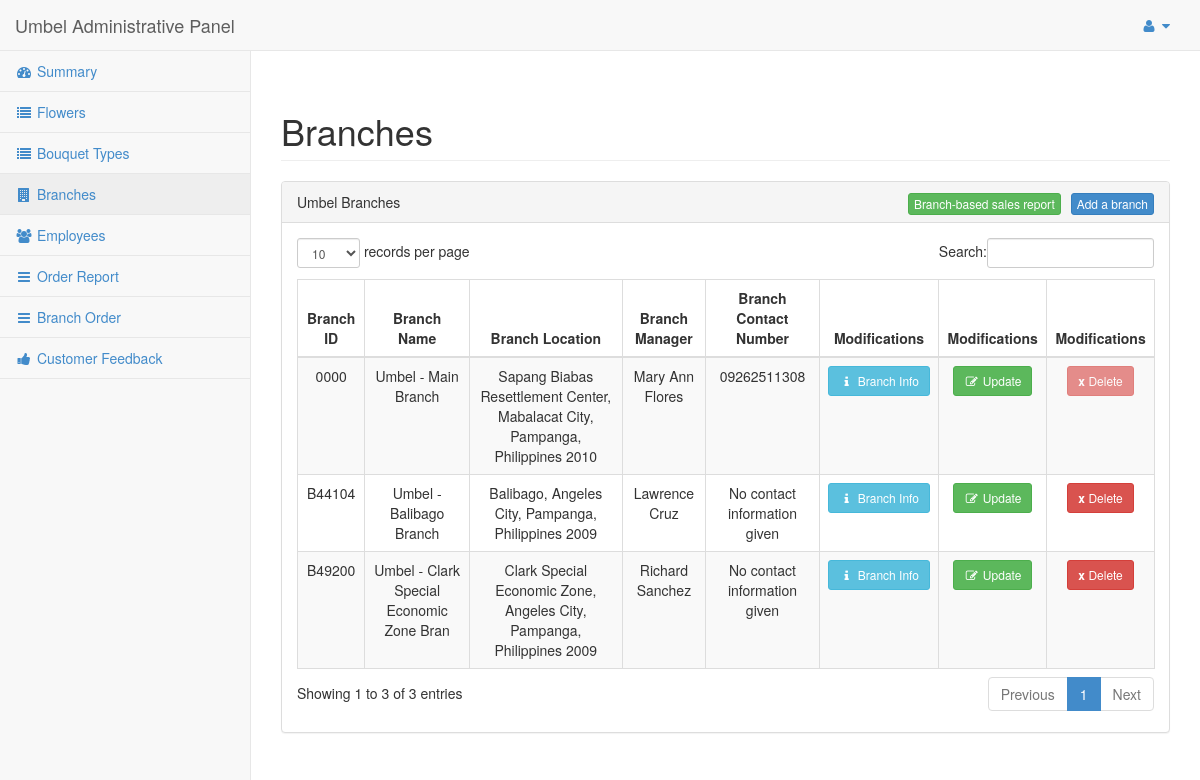
/admin/branches.php (signed in), run on the app's committed database.
### tables this page shows
CREATE TABLE `user` (
  `u_id` varchar(10) NOT NULL,
  `u_fname` varchar(40) NOT NULL,
  `u_mname` varchar(40) DEFAULT NULL,
  `u_lname` varchar(40) NOT NULL,
  `u_position` varchar(50) NOT NULL,
  `b_id` varchar(10) NOT NULL,
  `u_email` varchar(100) NOT NULL,
  `u_uname` varchar(40) NOT NULL,
  `u_password` varchar(40) NOT NULL,
  `u_status` varchar(20) NOT NULL
);

CREATE TABLE `branch` (
  `b_ID` varchar(10) NOT NULL,
  `b_name` varchar(40) NOT NULL,
  `b_stradd` varchar(250) NOT NULL,
  `b_city` varchar(100) NOT NULL,
  `b_province` varchar(100) NOT NULL,
  `b_zip` varchar(20) NOT NULL,
  `b_contact` varchar(30) NOT NULL,
  `b_img` longblob,
  `b_lat` float NOT NULL,
  `b_long` float NOT NULL,
  `b_status` varchar(40) DEFAULT NULL
);

### admin/branches.php (the view, shortened to what this page needs)
<?php
include('../functions/connect.php');
if(isset($_SESSION['user']) && $_SESSION['type'] == 'Administrator')
{
?>
<!DOCTYPE html>
<html lang="en">
<head>
    <link href="css/bootstrap.min.css" rel="stylesheet">
    <link href="css/plugins/metisMenu/metisMenu.min.css" rel="stylesheet">
    <link href="css/plugins/dataTables.bootstrap.css" rel="stylesheet">
    <link href="css/sb-admin-2.css" rel="stylesheet">
    <link href="font-awesome-4.1.0/css/font-awesome.min.css" rel="stylesheet" type="text/css">
</head>
<body>
    <div id="wrapper">
        <nav class="navbar navbar-default navbar-static-top" role="navigation" style="margin-bottom: 0">
            <div class="navbar-header">
                <div class="navbar-brand" href="#">Umbel Administrative Panel</div>
            </div>
		<ul class="nav navbar-top-links navbar-right">
                <li class="dropdown">
                    <a class="dropdown-toggle" data-toggle="dropdown" href="#">
                        <i class="fa fa-user fa-fw"></i>  <i class="fa fa-caret-down"></i>
                    </a>
                </li>
            </ul>
            <div class="navbar-default sidebar" role="navigation">
                <div class="sidebar-nav navbar-collapse">
                    <ul class="nav" id="side-menu">
                        <li>
                            <a href="index.php"><i class="fa fa-dashboard fa-fw"></i> Summary</a>
                        </li>
                        <li>
                            <a href="products.php"><i class="fa fa-list fa-fw"></i> Flowers</a>
                        </li>
                        <li>
                            <a href="bouquets.php"><i class="fa fa-list fa-fw"></i> Bouquet Types</a>
                        </li>
                        <li>
                            <a class = "active" href="branches.php"><i class="fa fa-building fa-fw"></i> Branches</a>
                        </li>
                        <li>
                            <a href="employees.php"><i class="fa fa-group fa-fw"></i> Employees</a>
                        </li>
                        <li>
                            <a href="order_report.php"><i class="fa fa-reorder fa-fw"></i> Order Report</a>
                        </li>
                        <li>
                            <a href="branch_order.php"><i class="fa fa-reorder fa-fw"></i> Branch Order</a>
                        </li>
                        <li>
                            <a href="feedback.php"><i class="fa fa-thumbs-up fa-fw"></i> Customer Feedback</a>
                        </li>
                    </ul>
                </div>
            </div>
        </nav>
        <div id="page-wrapper">
            <div class="row">
                <div class="col-lg-12">
                    <br>
                    <h1 class="page-header">Branches</h1>
                </div>
            </div>
			<div class="row">
                <div class="col-lg-12">
                    <div class="panel panel-default">
                        <div class="panel-heading">
						   Umbel Branches
                           <span class="navbar-right"><a href = 'new_branch.php'><button type="button" class="btn btn-primary btn-xs">Add a branch</button></a></span>
						   <span class="navbar-right" style = "padding-right: 10px;"><a href="#" ><button type="button" class="btn btn-success btn-xs">Branch-based sales report</button></a></span>
                        </div>
                        <div class="panel-body">
                            <div class="table-responsive">
                                <table class="table table-striped table-bordered table-hover" id="dataTables-example">
                                    <thead>
                                        <tr>
											<th><center>Branch ID</center></th>
                                            <th><center>Branch Name</center></th>
                                            <th><center>Branch Location</center></th>
											<th><center>Branch Manager</center></th>
                                            <th><center>Branch Contact Number</center></th>
											<th><center>Modifications<center></th>
											<th><center>Modifications<center></th>
                                            <th><center>Modifications<center></th>
                                        </tr>
                                    </thead>
                                    <tbody>
											<?php
													$sql = "SELECT branch.*, user.* FROM branch LEFT JOIN user ON (branch.b_ID = user.b_id) where user.u_position='Branch Manager' OR branch.b_status='Unmanaged'";
													$result=mysqli_query($con, $sql);
													if(mysqli_num_rows($result) > 0){
														while($row=mysqli_fetch_array($result)){
											?>
											<tr class="odd gradeX">
											<td><center><?php echo $row['b_ID'];?></center></td>
											<td><center><?php echo $row['b_name'];?></center></td>
											<td><center><?php echo $row['b_stradd'] . ", " . $row['b_city'] . ", " . $row['b_province'] . ", Philippines " . $row['b_zip']; ?></center></td>
											<td><center><?php
														if($row['b_status'] == 'Unmanaged'){
															echo 'Unmanaged';
														}
														else{
															echo $row['u_fname'] . " " . $row['u_lname'];
														}
											?></center></td>
                                            <td><center><?php echo $row['b_contact'];?></center></td>
                                            <?php
                                            if($row['b_status']=='Unmanaged'){
                                            ?>
                                            <td><center><a href = "branchInfo.php?id=<?php echo $row['b_ID'];?>"><button type="button" class="btn btn-info btn-sm" disabled><span class="fa fa-info fa-fw"></span> Branch Info</button></a></center></td>
                                            <?php
                                            } else{
                                            ?>
                                            <td><center><a href = "branchInfo.php?id=<?php echo $row['b_ID'];?>"><button type="button" class="btn btn-info btn-sm"><span class="fa fa-info fa-fw"></span> Branch Info</button></a></center></td>
                                            <?php
                                            }
                                            ?>
                                            <td><center><a href = "editBranch.php?id=<?php echo $row['b_ID'];?>"><button type="button" class="btn btn-success btn-sm"><span class="fa fa-edit fa-fw"></span> Update</button></a></center></td>
                                            <?php
                                            if($row['b_ID'] != '0000'){
                                            ?>
                                            <td><center><a href = "../functions/pro_delBranch.php?id=<?php echo $row['b_ID'];?>"><button type="button" class="btn btn-danger btn-sm"><b>x</b> Delete</button></a></center></td>
                                            <?php
                                            } else{
                                            ?>
                                            <td><center><a href = "#"><button type="button" class="btn btn-danger btn-sm" disabled><b>x</b> Delete</button></a></center></td>
                                            <?php
                                            }
                                            ?>
											</tr>
										<?php
											}
											}
										?>
                                    </tbody>
                                </table>
                            </div>
                        </div>
                    </div>
                </div>
            </div>
      </div>
   </div>
</body>
</html>
<?php
}
else{
	header ("location:../index.php?restricted=true");
}

### admin/css/sb-admin-2.css (style rules this page uses)
body { background-color: #f8f8f8; }
#wrapper { width: 100%; }
#page-wrapper { padding: 0 15px; min-height: 568px; background-color: #fff; }
@media (min-width:768px) { #page-wrapper { position: inherit; margin: 0 0 0 250px; padding: 0 30px; border-left: 1px solid #e7e7e7; } }
.navbar-top-links li { display: inline-block; }
.navbar-top-links li:last-child { margin-right: 15px; }
.navbar-top-links li a { padding: 15px; min-height: 50px; }
.sidebar .sidebar-nav.navbar-collapse { padding-right: 0; padding-left: 0; }
.sidebar ul li { border-bottom: 1px solid #e7e7e7; }
.sidebar ul li a.active { background-color: #eee; }
@media (min-width:768px) { .sidebar { z-index: 1; position: absolute; width: 250px; margin-top: 51px; } }

### data on the page
user: b.b_ID "0000", b.b_name "Umbel - Main Branch", b.b_stradd "Sapang Biabas Resettlement Center", b.b_city "Mabalacat City", b.b_province "Pampanga", b.b_zip "2010", u_fname "Mary Ann", u_lname "Flores", b.b_contact "09262511308", shows "x"
user: b.b_ID "B44104", b.b_name "Umbel - Balibago Branch", b.b_stradd "Balibago", b.b_city "Angeles City", b.b_province "Pampanga", b.b_zip "2009", u_fname "Lawrence", u_lname "Cruz", b.b_contact "No contact information given"
user: b.b_ID "B49200", b.b_name "Umbel - Clark Special Economic Zone Bran", b.b_stradd "Clark Special Economic Zone", b.b_city "Angeles City", b.b_province "Pampanga", b.b_zip "2009", u_fname "Richard", u_lname "Sanchez", b.b_contact "No contact information given"
